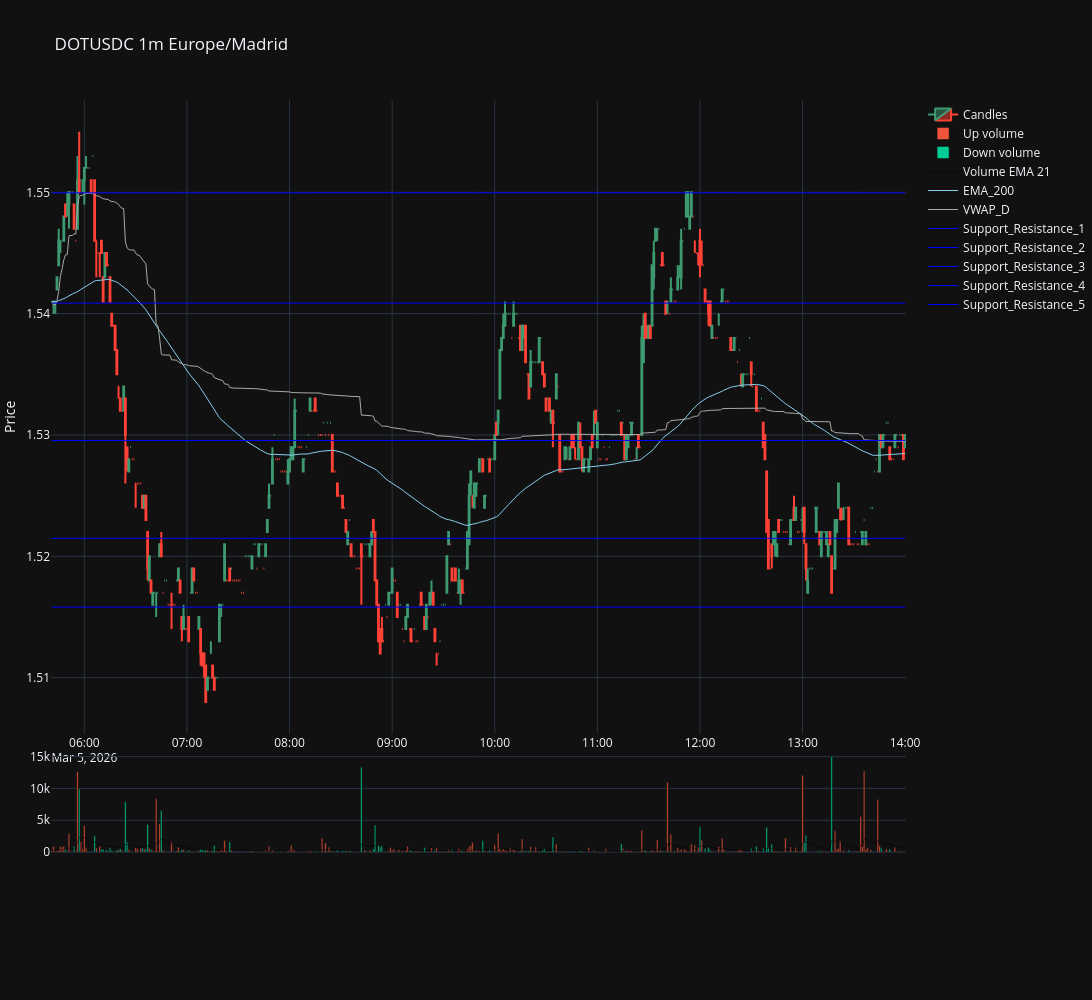

Notebook cell for this chart:
### Markdown cell above
Once support and resistance levels are computed, they are automatically overlaid on the candlestick chart when calling `sym.plot()`. The horizontal lines mark the cluster centroids where the highest trade volume concentration was detected.

## Order Book Density

The order book snapshot shows the current distribution of limit orders (bids and asks) at different price levels, providing insight into near-term supply and demand zones.

### Code cell
sym.plot()

### Figure 1 — Plotly figure (JSON) as saved in the notebook; plotly's stock layout.template omitted (floating-point values rounded to 4 significant figures; data arrays with more than 128 entries replaced by an {"elided": "..."} marker saying what was removed)
{"data": [{"close": {"elided": "500 float values"}, "high": {"elided": "500 float values"}, "low": {"elided": "500 float values"}, "name": "Candles", "open": {"elided": "500 float values"}, "x": {"elided": "500 str values"}, "type": "candlestick", "xaxis": "x", "yaxis": "y"}, {"name": "Up volume", "x": {"elided": "399 str values"}, "y": {"elided": "399 float values"}, "type": "bar", "xaxis": "x2", "yaxis": "y2"}, {"name": "Down volume", "x": ["2026-03-05T05:49:00+01:00", "2026-03-05T05:54:00+01:00", "2026-03-05T05:57:00+01:00", "2026-03-05T06:04:00+01:00", "2026-03-05T06:06:00+01:00", "2026-03-05T06:10:00+01:00", "2026-03-05T06:11:00+01:00", "2026-03-05T06:13:00+01:00", "2026-03-05T06:15:00+01:00", "2026-03-05T06:16:00+01:00", "2026-03-05T06:18:00+01:00", "2026-03-05T06:19:00+01:00", "2026-03-05T06:21:00+01:00", "2026-03-05T06:24:00+01:00", "2026-03-05T06:25:00+01:00", "2026-03-05T06:34:00+01:00", "2026-03-05T06:36:00+01:00", "2026-03-05T06:37:00+01:00", "2026-03-05T06:39:00+01:00", "2026-03-05T06:45:00+01:00", "2026-03-05T06:56:00+01:00", "2026-03-05T06:57:00+01:00", "2026-03-05T07:01:00+01:00", "2026-03-05T07:04:00+01:00", "2026-03-05T07:08:00+01:00", "2026-03-05T07:09:00+01:00", "2026-03-05T07:10:00+01:00", "2026-03-05T07:11:00+01:00", "2026-03-05T07:15:00+01:00", "2026-03-05T07:16:00+01:00", "2026-03-05T07:25:00+01:00", "2026-03-05T08:15:00+01:00", "2026-03-05T08:25:00+01:00", "2026-03-05T08:28:00+01:00", "2026-03-05T08:31:00+01:00", "2026-03-05T08:33:00+01:00", "2026-03-05T08:36:00+01:00", "2026-03-05T08:42:00+01:00", "2026-03-05T08:49:00+01:00", "2026-03-05T08:50:00+01:00", "2026-03-05T08:51:00+01:00", "2026-03-05T08:52:00+01:00", "2026-03-05T08:53:00+01:00", "2026-03-05T08:54:00+01:00", "2026-03-05T09:03:00+01:00", "2026-03-05T09:11:00+01:00", "2026-03-05T09:17:00+01:00", "2026-03-05T09:19:00+01:00", "2026-03-05T09:24:00+01:00", "2026-03-05T09:25:00+01:00", "2026-03-05T09:35:00+01:00", "2026-03-05T09:37:00+01:00", "2026-03-05T09:41:00+01:00", "2026-03-05T09:53:00+01:00", "2026-03-05T09:57:00+01:00", "2026-03-05T10:01:00+01:00", "2026-03-05T10:15:00+01:00", "2026-03-05T10:18:00+01:00", "2026-03-05T10:20:00+01:00", "2026-03-05T10:28:00+01:00", "2026-03-05T10:29:00+01:00", "2026-03-05T10:30:00+01:00", "2026-03-05T10:32:00+01:00", "2026-03-05T10:34:00+01:00", "2026-03-05T10:38:00+01:00", "2026-03-05T10:45:00+01:00", "2026-03-05T10:46:00+01:00", "2026-03-05T10:50:00+01:00", "2026-03-05T10:51:00+01:00", "2026-03-05T10:57:00+01:00", "2026-03-05T10:59:00+01:00", "2026-03-05T11:14:00+01:00", "2026-03-05T11:16:00+01:00", "2026-03-05T11:24:00+01:00", "2026-03-05T11:28:00+01:00", "2026-03-05T11:31:00+01:00", "2026-03-05T11:38:00+01:00", "2026-03-05T11:40:00+01:00", "2026-03-05T12:00:00+01:00", "2026-03-05T12:03:00+01:00", "2026-03-05T12:05:00+01:00", "2026-03-05T12:06:00+01:00", "2026-03-05T12:18:00+01:00", "2026-03-05T12:30:00+01:00", "2026-03-05T12:33:00+01:00", "2026-03-05T12:37:00+01:00", "2026-03-05T12:38:00+01:00", "2026-03-05T12:39:00+01:00", "2026-03-05T12:40:00+01:00", "2026-03-05T12:42:00+01:00", "2026-03-05T12:46:00+01:00", "2026-03-05T12:55:00+01:00", "2026-03-05T13:01:00+01:00", "2026-03-05T13:02:00+01:00", "2026-03-05T13:10:00+01:00", "2026-03-05T13:16:00+01:00", "2026-03-05T13:17:00+01:00", "2026-03-05T13:27:00+01:00", "2026-03-05T13:46:00+01:00", "2026-03-05T13:51:00+01:00", "2026-03-05T13:59:00+01:00"], "y": [487.4, 872.7, 9854.0, 173.3, 2579.0, 420.0, 440.2, 345.8, 673.1, 231.4, 137.9, 286.8, 540.9, 7894.0, 1568.0, 638.1, 458.2, 4331.0, 366.0, 6499.0, 164.6, 367.6, 276.0, 70.37, 474.2, 337.3, 306.5, 306.9, 249.3, 1028.0, 1603.0, 199.7, 138.1, 312.2, 244.6, 304.1, 207.3, 13330.0, 502.0, 4237.0, 113.2, 1167.0, 787.9, 1072.0, 33.35, 332.1, 106.6, 723.4, 58.37, 347.4, 410.7, 78.52, 313.9, 1774.0, 285.7, 37.58, 209.2, 189.6, 207.3, 313.9, 536.8, 99.92, 85.13, 2358.0, 70.69, 132.7, 32.61, 290.4, 167.9, 18.01, 166.8, 1358.0, 150.0, 77.21, 279.3, 149.5, 113.7, 75.65, 3995.0, 587.7, 811.0, 231.5, 33.18, 577.5, 900.3, 593.5, 158.8, 3891.0, 694.7, 1223.0, 83.21, 146.4, 1588.0, 2636.0, 211.2, 32.68, 15020.0, 297.4, 682.8, 464.5, 40.19], "type": "bar", "xaxis": "x2", "yaxis": "y2"}, {"line": {"color": "black", "width": 0.5}, "name": "Volume EMA 21", "x": {"elided": "500 str values"}, "y": {"elided": "500 float values"}, "type": "scatter", "xaxis": "x2", "yaxis": "y2"}, {"line": {"color": "skyblue", "width": 1}, "mode": "lines", "name": "EMA_200", "showlegend": true, "x": {"elided": "500 str values"}, "y": {"elided": "500 float values"}, "yaxis": "y", "type": "scatter", "xaxis": "x"}, {"line": {"color": "darkgrey", "width": 1}, "mode": "lines", "name": "VWAP_D", "showlegend": true, "x": {"elided": "500 str values"}, "y": {"elided": "500 float values"}, "yaxis": "y", "type": "scatter", "xaxis": "x"}, {"line": {"color": "blue", "width": 1}, "mode": "lines", "name": "Support_Resistance_1", "showlegend": true, "x": {"elided": "500 str values"}, "y": {"elided": "500 float values"}, "yaxis": "y", "type": "scatter", "xaxis": "x"}, {"line": {"color": "blue", "width": 1}, "mode": "lines", "name": "Support_Resistance_2", "showlegend": true, "x": {"elided": "500 str values"}, "y": {"elided": "500 float values"}, "yaxis": "y", "type": "scatter", "xaxis": "x"}, {"line": {"color": "blue", "width": 1}, "mode": "lines", "name": "Support_Resistance_3", "showlegend": true, "x": {"elided": "500 str values"}, "y": {"elided": "500 float values"}, "yaxis": "y", "type": "scatter", "xaxis": "x"}, {"line": {"color": "blue", "width": 1}, "mode": "lines", "name": "Support_Resistance_4", "showlegend": true, "x": {"elided": "500 str values"}, "y": {"elided": "500 float values"}, "yaxis": "y", "type": "scatter", "xaxis": "x"}, {"line": {"color": "blue", "width": 1}, "mode": "lines", "name": "Support_Resistance_5", "showlegend": true, "x": {"elided": "500 str values"}, "y": {"elided": "500 float values"}, "yaxis": "y", "type": "scatter", "xaxis": "x"}], "layout": {"xaxis": {"anchor": "y", "domain": [0.0, 1.0], "matches": "x3", "showticklabels": true, "rangeslider": {"visible": false}}, "yaxis": {"anchor": "x", "domain": [0.28, 1.0], "title": {"text": "Price"}, "autorange": true, "fixedrange": false}, "xaxis2": {"anchor": "y2", "domain": [0.0, 1.0], "matches": "x3", "showticklabels": false}, "yaxis2": {"anchor": "x2", "domain": [0.14, 0.26], "autorange": true, "fixedrange": false}, "xaxis3": {"anchor": "y3", "domain": [0.0, 1.0]}, "yaxis3": {"anchor": "x3", "domain": [0.0, 0.12], "autorange": true, "fixedrange": false}, "margin": {"l": 1, "r": 1, "b": 20, "t": 100}, "yaxis4": {"autorange": true, "fixedrange": false}, "yaxis5": {"autorange": true, "fixedrange": false}, "yaxis6": {"autorange": true, "fixedrange": false}, "yaxis7": {"autorange": true, "fixedrange": false}, "yaxis8": {"autorange": true, "fixedrange": false}, "yaxis9": {"autorange": true, "fixedrange": false}, "yaxis10": {"autorange": true, "fixedrange": false}, "yaxis11": {"autorange": true, "fixedrange": false}, "title": {"text": "DOTUSDC 1m Europe/Madrid"}, "autosize": false, "width": 1800, "height": 1000}}
